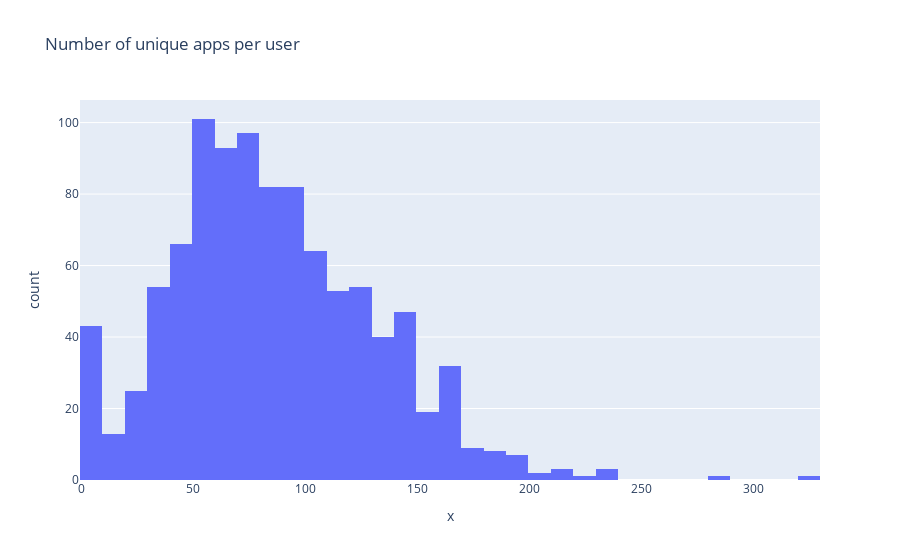

Write notebook code for a chart like this one.
### Code cell
px.histogram(x=[len(uuid['unique_apps']) for uuid in user_summary.values()], title="Number of unique apps per user")

### Figure 1 — Plotly figure (JSON) as saved in the notebook; plotly's stock layout.template omitted (floating-point values rounded to 4 significant figures; data arrays with more than 128 entries replaced by an {"elided": "..."} marker saying what was removed)
{"data": [{"alignmentgroup": "True", "bingroup": "x", "hovertemplate": "x=%{x}<br>count=%{y}<extra></extra>", "legendgroup": "", "marker": {"color": "#636efa", "pattern": {"shape": ""}}, "name": "", "offsetgroup": "", "orientation": "v", "showlegend": false, "type": "histogram", "x": {"elided": "1000 int values"}, "xaxis": "x", "yaxis": "y"}], "layout": {"barmode": "relative", "legend": {"tracegroupgap": 0}, "title": {"text": "Number of unique apps per user"}, "xaxis": {"anchor": "y", "domain": [0, 1], "title": {"text": "x"}}, "yaxis": {"anchor": "x", "domain": [0, 1], "title": {"text": "count"}}}}
